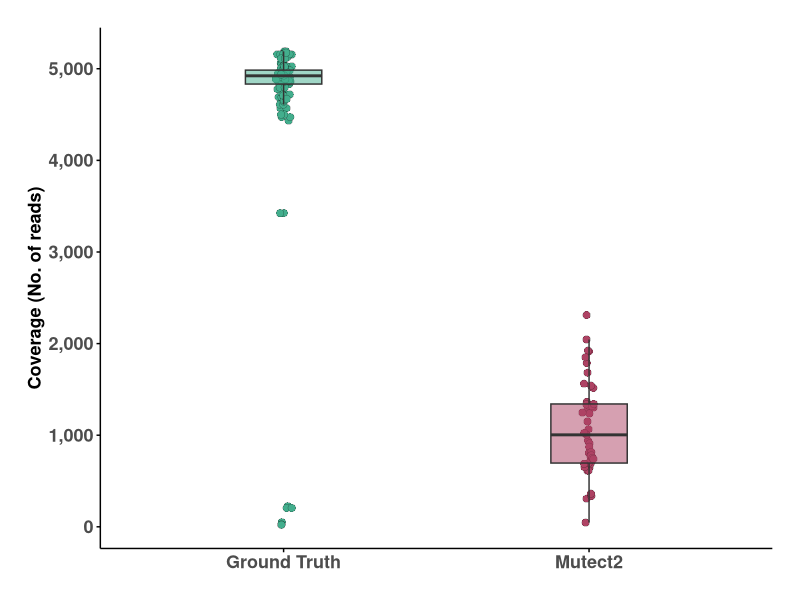
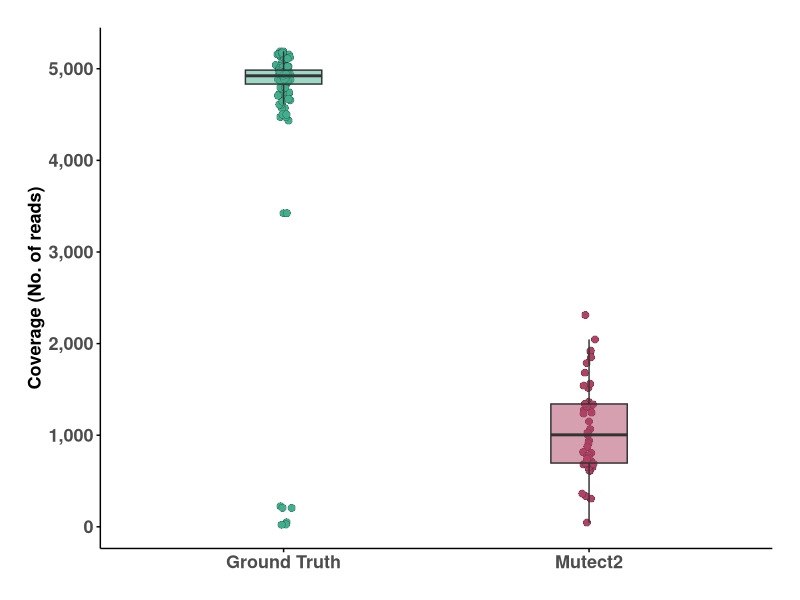
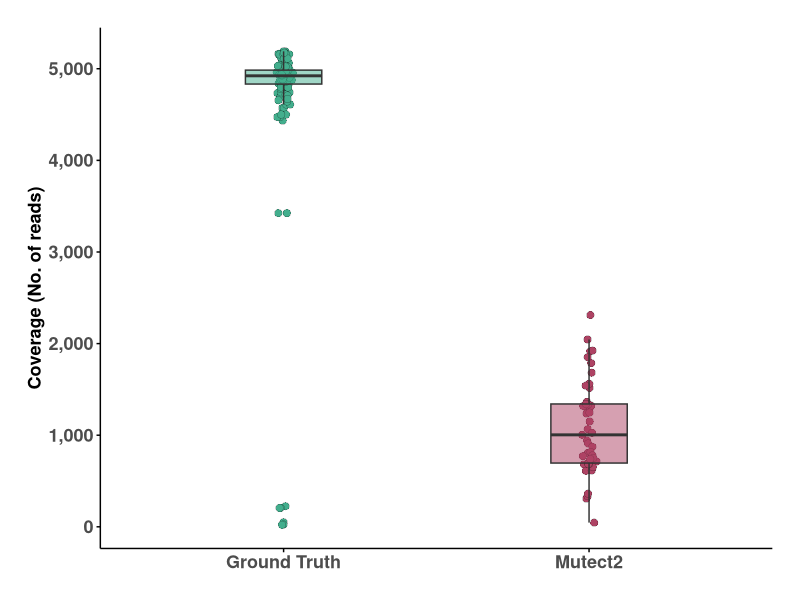
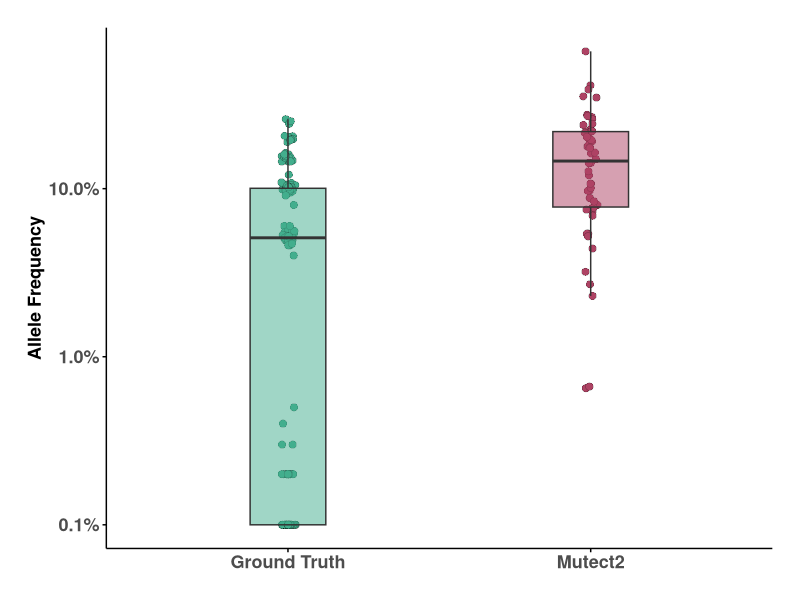
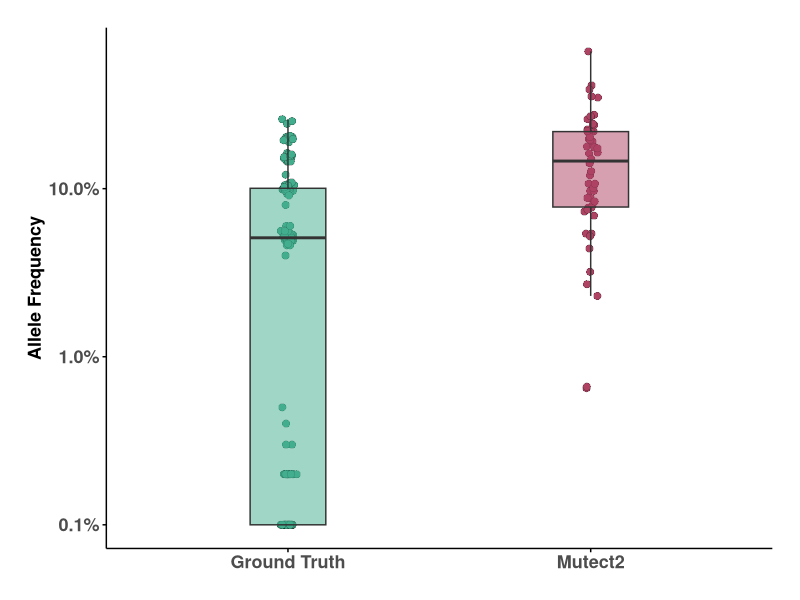
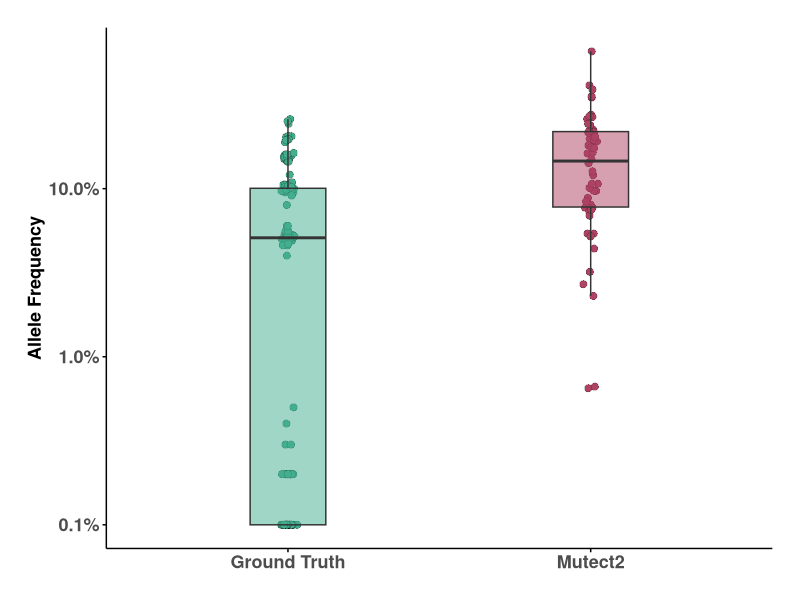

The R script that drew these images, in order:

# coverage plot ----------------------------------------

# rm(list = ls())
gc()

library(data.table)
library(stringr)

df = fread("Ground_truth_vs_Mutect2.clean.annotated.tsv")

df[which(df$`Mutect2 ALT` == "")]$`Mutect2 ALT` = NA


df = df[, c(
    "POS", 
    "Ground Truth DP",
    "Mutect2 DP"
), with = FALSE] |>
    unique() |>
    
    melt(id.vars = "POS", variable.factor = FALSE, value.factor = FALSE)

library(ggplot2)
library(ggforce)

gr = ggplot(data = df) +
    
    geom_point(aes(x = variable, y = value, fill = variable),
               position = position_jitternormal(sd_x = .01, sd_y = 0),
               shape = 21, stroke = .1, size = 2.5) +
    
    geom_boxplot(aes(x = variable, y = value, fill = variable),
                 width = .25, alpha = .5, outlier.shape = NA) +
    
    scale_fill_manual(
        values = c(
            "Ground Truth DP" = "#43ae8d",
            "Mutect2 DP"      = "#ae4364"
        )
    ) +
    
    scale_x_discrete(
        breaks = c("Ground Truth DP", "Mutect2 DP"),
        labels = c("Ground Truth", "Mutect2")
    ) +
    
    scale_y_continuous(labels = scales::comma) +
    
    theme_minimal() +
    
    theme(
        legend.position = "none",
        
        axis.title.x = element_blank(),
        axis.title.y = element_text(face = "bold", size = 13),
        axis.text.x = element_text(face = "bold", size = 13),
        axis.text.y = element_text(face = "bold", size = 13),
        
        axis.line = element_line(),
        axis.ticks = element_line(),
        
        panel.grid = element_blank(),
        
        plot.margin = margin(20, 20, 20, 20)
    ) +
    
    labs(
        y = "Coverage (No. of reads)"
    )


ggsave(
    plot = gr, filename = "Plots/coverage-plot.pdf", device = cairo_pdf,
    width = 8, height = 8, units = "in"
)

ggsave(
    plot = gr, filename = "Plots/coverage-plot.svg",
    width = 8, height = 8, units = "in"
)

ggsave(
    plot = gr, filename = "Plots/coverage-plot.jpeg",
    width = 8, height = 8, units = "in", dpi = 600
)    

gr3 = gr

# allele frequency plot ----------------------------------------

# rm(list = ls())
gc()

library(data.table)
library(stringr)

df = fread("Ground_truth_vs_Mutect2.clean.annotated.tsv")

df[which(df$`Mutect2 ALT` == "")]$`Mutect2 ALT` = NA


df = df[, c(
    "POS", 
    "Ground Truth AF",
    "Mutect2 AF"
), with = FALSE] |>
    unique() |>
    
    melt(id.vars = "POS", variable.factor = FALSE, value.factor = FALSE)

library(ggplot2)
library(ggforce)

gr = ggplot(data = df[which(!is.na(value) & value != 0)]) +
    
    geom_point(aes(x = variable, y = value, fill = variable),
               position = position_jitternormal(sd_x = .01, sd_y = 0),
               shape = 21, stroke = .1, size = 2.5) +
    
    geom_boxplot(aes(x = variable, y = value, fill = variable),
                 width = .25, alpha = .5, outlier.shape = NA) +
    
    scale_fill_manual(
        values = c(
            "Ground Truth AF" = "#43ae8d",
            "Mutect2 AF"      = "#ae4364"
        )
    ) +
    
    scale_x_discrete(
        breaks = c("Ground Truth AF", "Mutect2 AF"),
        labels = c("Ground Truth", "Mutect2")
    ) +
    
    scale_y_continuous(labels = scales::percent, trans = "log10") +
    
    theme_minimal() +
    
    theme(
        legend.position = "none",
        
        axis.title.x = element_blank(),
        axis.title.y = element_text(face = "bold", size = 13),
        axis.text.x = element_text(face = "bold", size = 13),
        axis.text.y = element_text(face = "bold", size = 13),
        
        axis.line = element_line(),
        axis.ticks = element_line(),
        
        panel.grid = element_blank(),
        
        plot.margin = margin(20, 20, 20, 20)
    ) +
    
    labs(
        y = "Allele Frequency"
    )


ggsave(
    plot = gr, filename = "Plots/AF-plot.pdf", device = cairo_pdf,
    width = 8, height = 8, units = "in"
)

ggsave(
    plot = gr, filename = "Plots/AF-plot.svg",
    width = 8, height = 8, units = "in"
)

ggsave(
    plot = gr, filename = "Plots/AF-plot.jpeg",
    width = 8, height = 8, units = "in", dpi = 600
)

gr4 = gr
